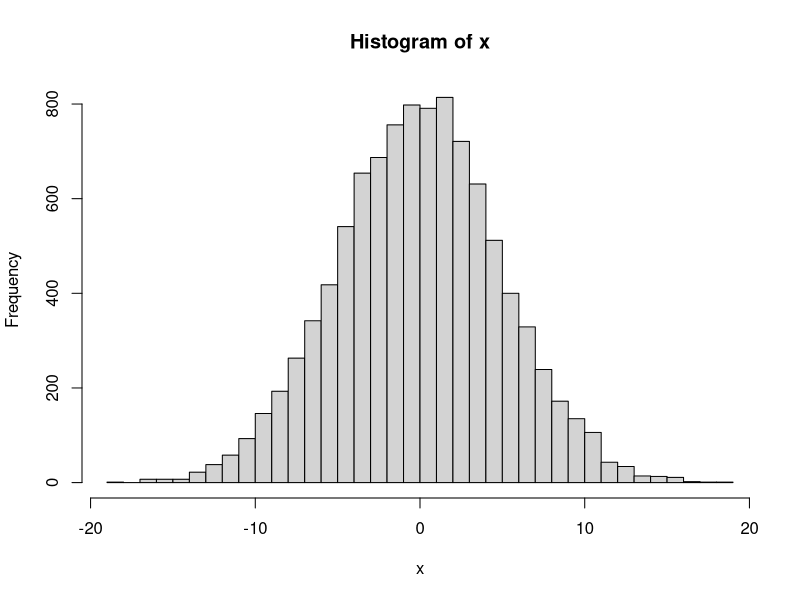
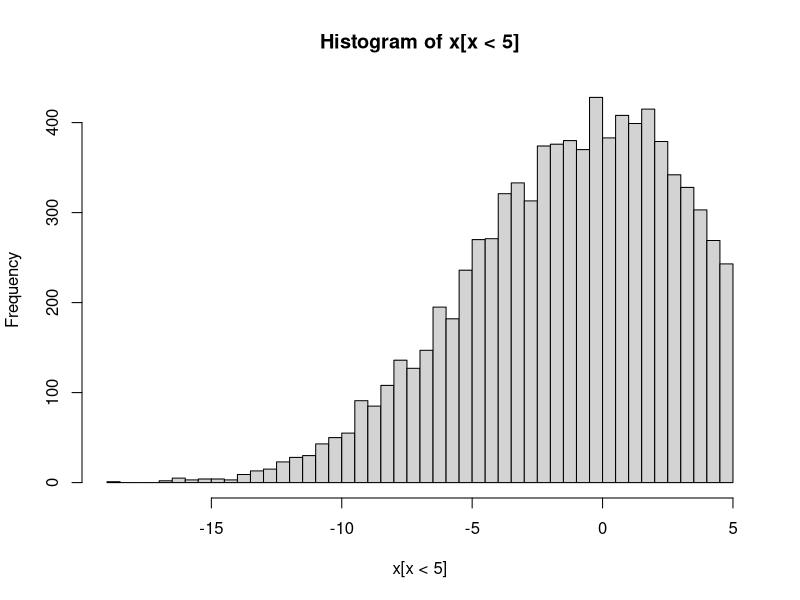

The R script that drew these images, in order:
# Code for data filtering

# simulate some data using normal distribution
x <- rnorm(10000,mean = 0, sd = 5)

hist(x, breaks = 50)

# log2 transformation
hist(x[x<5], breaks = 50)


